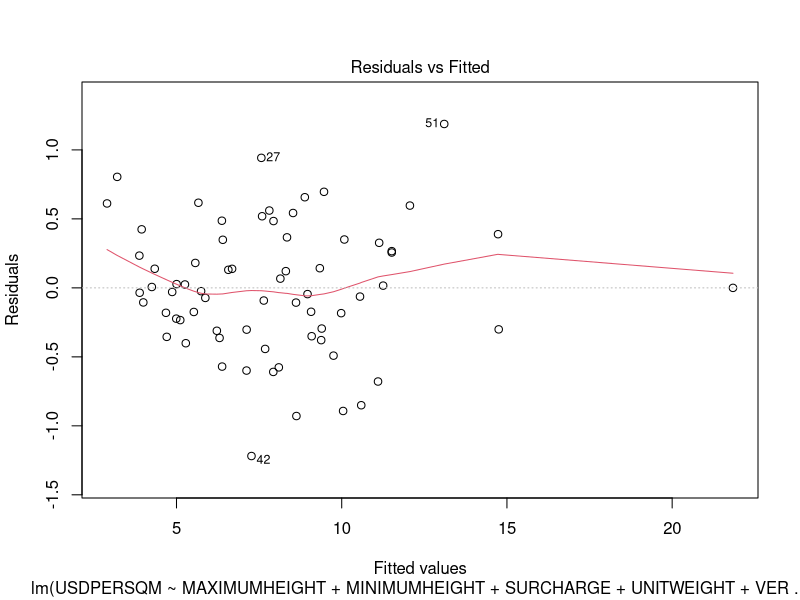
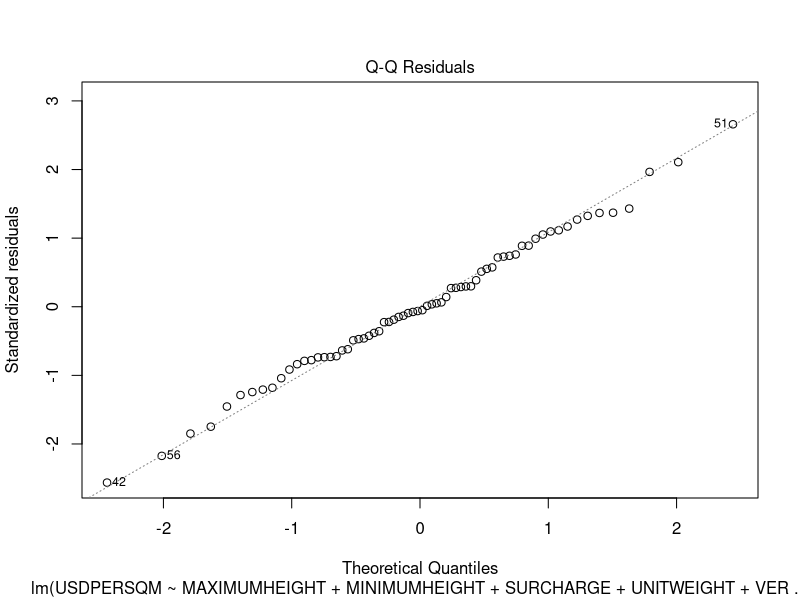
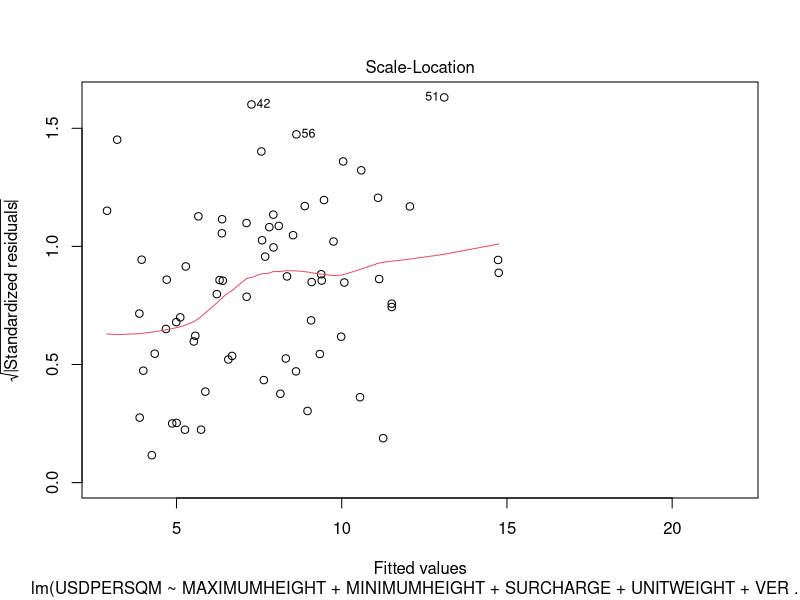
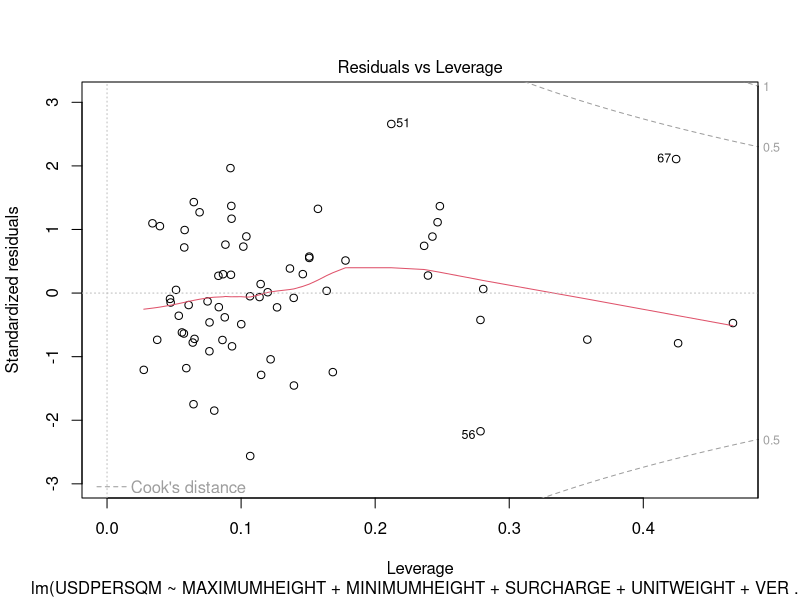

Write the R code that produced these figures, in order.
## ---- chunk 1
rew <- read.csv('rew1.csv')
str(rew)
## ---- chunk 2
rew1 <- lm(USDPERSQM ~ ., data = rew)
summary(rew1)
## ---- chunk 3
rew_scale <- rew
rew_scale$NLength <- scale(rew_scale$LENGTH)
rew_scale$NAREA <- scale(rew_scale$AREASQM)
rew_scale$LENGTH <- NULL
rew_scale$AREASQM <- NULL
rew2 <- lm(USDPERSQM ~ ., data = rew_scale)
summary(rew2)
## ---- chunk 4
rew3 <- lm(USDPERSQM ~ .-AREASQM-LENGTH, data = rew)
summary(rew3)
## ---- chunk 5
full.model <- lm(USDPERSQM ~ (.-LENGTH - AREASQM)^2, data = rew) # All possible interactions
rew4 <- step(full.model, direction = 'backward', trace = 0)
summary(rew4)
## ---- chunk 6
rew5 <- lm(USDPERSQM ~ MAXIMUMHEIGHT + MINIMUMHEIGHT + SURCHARGE + UNITWEIGHT + VERTSPACING + MAXIMUMHEIGHT:MINIMUMHEIGHT + MAXIMUMHEIGHT:SURCHARGE + MINIMUMHEIGHT:VERTSPACING + SURCHARGE:VERTSPACING + UNITWEIGHT:VERTSPACING, data = rew )
summary(rew5)
## ---- chunk 7
rew6 <- lm(USDPERSQM ~ MAXIMUMHEIGHT + MINIMUMHEIGHT + SURCHARGE + UNITWEIGHT + VERTSPACING + MAXIMUMHEIGHT:MINIMUMHEIGHT + MINIMUMHEIGHT:VERTSPACING + SURCHARGE:VERTSPACING + UNITWEIGHT:VERTSPACING, data = rew )
summary(rew6)
## ---- chunk 8
plot(rew6,1)
## ---- chunk 9
plot(rew6,2)
## ---- chunk 10
plot(rew6,3)
## ---- chunk 11
plot(rew6,5)
